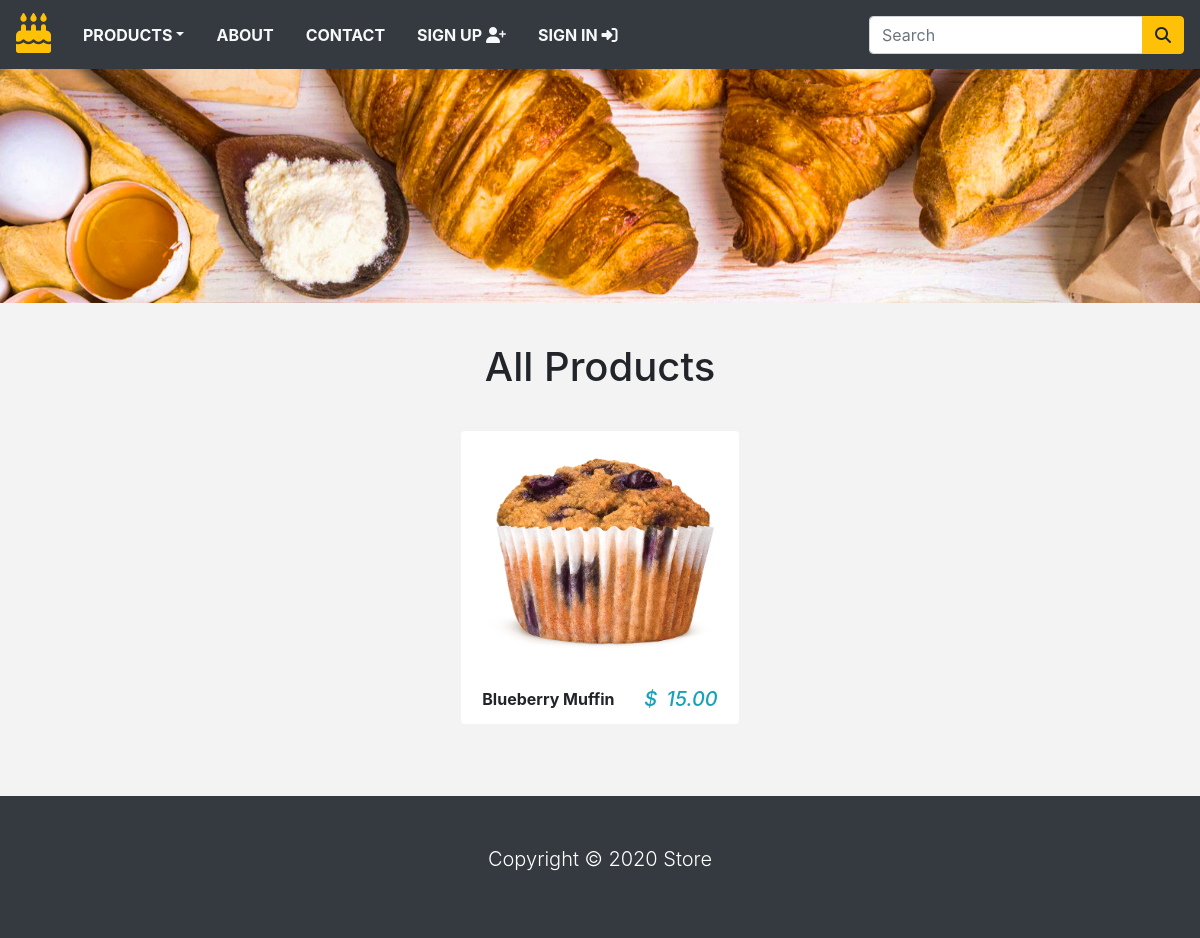
The page /category/muffins on the database its author committed.
### store/models.py (models this page shows, shortened)
class Product(models.Model):
    name = models.CharField(max_length=250, unique=True)
    slug = models.SlugField(max_length=250, unique=True)
    description = models.TextField(blank=True)
    category = models.ForeignKey(Category, on_delete=models.CASCADE)
    price = models.DecimalField(max_digits=10, decimal_places=2)
    image = models.ImageField(upload_to='product', blank=True)
    stock = models.IntegerField()
    available = models.BooleanField(default=True)
    created = models.DateTimeField(auto_now_add=True)
    updated = models.DateTimeField(auto_now=True)
    class Meta:
        ordering = ('name',)
        verbose_name = 'product'
        verbose_name_plural = 'products'
    def get_url(self):
        return reverse('product_detail', args=[self.category.slug, self.slug])

### store/views.py (the view)
# urls.py: 2. Add a URL to urlpatterns:  path('', views.home, name='home')
def home(request, category_slug=None):
    category_page = None
    products = None
    if category_slug != None:
        category_page = get_object_or_404(Category, slug=category_slug)
        products = Product.objects.filter(category=category_page, available=True)
    else:
        products = Product.objects.all().filter(available=True)
    return render(request, 'home.html', {'category': category_page, 'products': products})

### store/context_processors.py (called while the page is built)
def counter(request):
    item_count=0
    if 'admin' in request.path:
        return {}
    else:
        try:
            cart = Cart.objects.filter(cart_id=_cart_id(request))
            cart_items = CartItem.objects.all().filter(cart=cart[:1])
            for cart_item in cart_items:
                item_count += cart_item.quantity
        except Cart.DoesNotExist:
            item_count = 0
    return dict(item_count = item_count)

def menu_links(request):
    links = Category.objects.all()
    return dict(links=links)

### store/models.py (called while the page is built)
    def get_url(self):
        return reverse('products_by_category', args=[self.slug])

### store/views.py (called while the page is built)
def _cart_id(request):
    cart = request.session.session_key
    if not cart:
        cart = request.session.create()
    return cart

### store/templates/home.html (shortened to what this page needs)
{% extends 'base.html' %}
{% load static %}
{% block content %}
    <div class="container-fluid">
        <div class="row">
            <img style="width: 100%;"src="{% static 'img/image.jpeg' %}" alt="">
        </div>
    </div>
    <div class="py-4">
        <div class="container">
            <div class="row">
                <div class="col-10 mx-auto my-2 text-center">
                    <h1 class="text-capitalize mx-auto my-2 text-center">
                        All Products
                    </h1>
                </div>
            </div>
        </div>
    </div>
    <div class="contain">
        <div class="row">
            {% for product in products %}
            <div class="col-9 mx-auto col-md-6 col-lg-3">
                <div class="card mb-4" style="border-color: transparent;">
                <div class="p-4">
                    <a href="{{product.get_url}}">
                        <img src="{{product.image.url}}" class="card-img-top" alt="{{product.name}}">
                    </a>
                </div>
                <div class="card-footer d-flex justify-content-between" style="background: transparent; border-color: transparent;">
                    <p class="font-weight-bold mb-0">
                        {{product.name}}
                    </p>
                    <h5 class="text-info font-italic mb-0">
                        <span class="mr-1">$</span> {{product.price}}
                    </h5>
                </div>
                </div>
            </div>
            {% endfor %}
        </div>
    </div>
{% endblock %}

### store/static/css/base.css (style rules this page uses)
body { background-color: #f3f3f3; }

### rows shown on the page
Product: image (picture), name "Blueberry Muffin", price "15.00"
